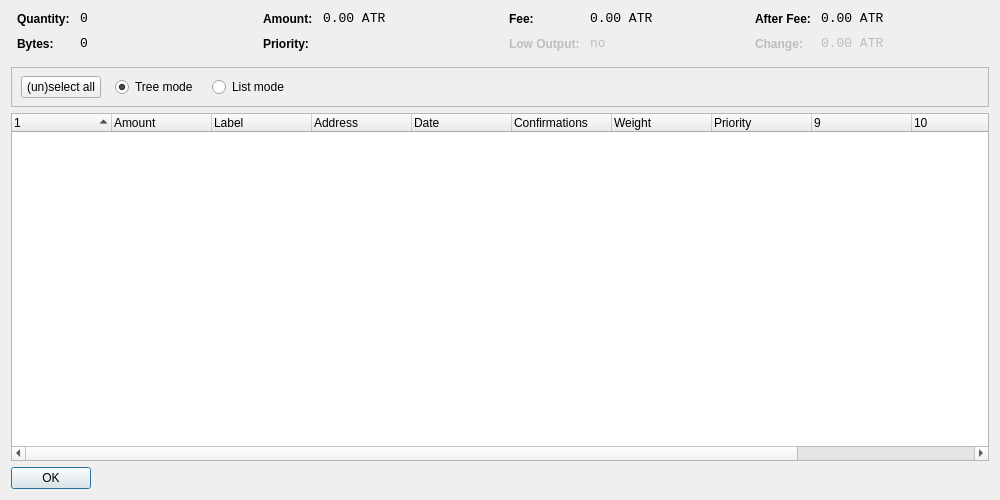
<?xml version="1.0" encoding="UTF-8"?>
<ui version="4.0">
 <class>CoinControlDialog</class>
 <widget class="QWidget" name="CoinControlDialog">
  <property name="geometry">
   <rect>
    <x>0</x>
    <y>0</y>
    <width>1000</width>
    <height>500</height>
   </rect>
  </property>
  <property name="windowTitle">
   <string>Coin Control</string>
  </property>
  <layout class="QVBoxLayout" name="verticalLayout">
   <item>
    <layout class="QHBoxLayout" name="horizontalLayoutTop" stretch="0,0,0,0">
     <property name="topMargin">
      <number>0</number>
     </property>
     <property name="bottomMargin">
      <number>10</number>
     </property>
     <item>
      <layout class="QFormLayout" name="formLayoutCoinControl1">
       <property name="horizontalSpacing">
        <number>10</number>
       </property>
       <property name="verticalSpacing">
        <number>10</number>
       </property>
       <property name="leftMargin">
        <number>6</number>
       </property>
       <property name="rightMargin">
        <number>6</number>
       </property>
       <item row="0" column="0">
        <widget class="QLabel" name="labelCoinControlQuantityText">
         <property name="styleSheet">
          <string notr="true">font-weight:bold;</string>
         </property>
         <property name="text">
          <string>Quantity:</string>
         </property>
        </widget>
       </item>
       <item row="0" column="1">
        <widget class="QLabel" name="labelCoinControlQuantity">
         <property name="font">
          <font>
           <family>Monospace</family>
           <pointsize>10</pointsize>
          </font>
         </property>
         <property name="cursor">
          <cursorShape>IBeamCursor</cursorShape>
         </property>
         <property name="contextMenuPolicy">
          <enum>Qt::ActionsContextMenu</enum>
         </property>
         <property name="text">
          <string notr="true">0</string>
         </property>
         <property name="textInteractionFlags">
          <set>Qt::LinksAccessibleByMouse|Qt::TextSelectableByKeyboard|Qt::TextSelectableByMouse</set>
         </property>
        </widget>
       </item>
       <item row="1" column="0">
        <widget class="QLabel" name="labelCoinControlBytesText">
         <property name="styleSheet">
          <string notr="true">font-weight:bold;</string>
         </property>
         <property name="text">
          <string>Bytes:</string>
         </property>
        </widget>
       </item>
       <item row="1" column="1">
        <widget class="QLabel" name="labelCoinControlBytes">
         <property name="font">
          <font>
           <family>Monospace</family>
           <pointsize>10</pointsize>
          </font>
         </property>
         <property name="cursor">
          <cursorShape>IBeamCursor</cursorShape>
         </property>
         <property name="contextMenuPolicy">
          <enum>Qt::ActionsContextMenu</enum>
         </property>
         <property name="text">
          <string notr="true">0</string>
         </property>
         <property name="textInteractionFlags">
          <set>Qt::LinksAccessibleByMouse|Qt::TextSelectableByKeyboard|Qt::TextSelectableByMouse</set>
         </property>
        </widget>
       </item>
      </layout>
     </item>
     <item>
      <layout class="QFormLayout" name="formLayoutCoinControl2">
       <property name="horizontalSpacing">
        <number>10</number>
       </property>
       <property name="verticalSpacing">
        <number>10</number>
       </property>
       <property name="leftMargin">
        <number>6</number>
       </property>
       <property name="rightMargin">
        <number>6</number>
       </property>
       <item row="0" column="0">
        <widget class="QLabel" name="labelCoinControlAmountText">
         <property name="styleSheet">
          <string notr="true">font-weight:bold;</string>
         </property>
         <property name="text">
          <string>Amount:</string>
         </property>
        </widget>
       </item>
       <item row="0" column="1">
        <widget class="QLabel" name="labelCoinControlAmount">
         <property name="font">
          <font>
           <family>Monospace</family>
           <pointsize>10</pointsize>
          </font>
         </property>
         <property name="cursor">
          <cursorShape>IBeamCursor</cursorShape>
         </property>
         <property name="contextMenuPolicy">
          <enum>Qt::ActionsContextMenu</enum>
         </property>
         <property name="text">
          <string notr="true">0.00 ATR</string>
         </property>
         <property name="textInteractionFlags">
          <set>Qt::LinksAccessibleByMouse|Qt::TextSelectableByKeyboard|Qt::TextSelectableByMouse</set>
         </property>
        </widget>
       </item>
       <item row="1" column="0">
        <widget class="QLabel" name="labelCoinControlPriorityText">
         <property name="styleSheet">
          <string notr="true">font-weight:bold;</string>
         </property>
         <property name="text">
          <string>Priority:</string>
         </property>
        </widget>
       </item>
       <item row="1" column="1">
        <widget class="QLabel" name="labelCoinControlPriority">
         <property name="font">
          <font>
           <family>Monospace</family>
           <pointsize>10</pointsize>
          </font>
         </property>
         <property name="cursor">
          <cursorShape>IBeamCursor</cursorShape>
         </property>
         <property name="contextMenuPolicy">
          <enum>Qt::ActionsContextMenu</enum>
         </property>
         <property name="text">
          <string/>
         </property>
         <property name="textInteractionFlags">
          <set>Qt::LinksAccessibleByMouse|Qt::TextSelectableByKeyboard|Qt::TextSelectableByMouse</set>
         </property>
        </widget>
       </item>
      </layout>
     </item>
     <item>
      <layout class="QFormLayout" name="formLayoutCoinControl3">
       <property name="horizontalSpacing">
        <number>10</number>
       </property>
       <property name="verticalSpacing">
        <number>10</number>
       </property>
       <property name="leftMargin">
        <number>6</number>
       </property>
       <property name="rightMargin">
        <number>6</number>
       </property>
       <item row="0" column="0">
        <widget class="QLabel" name="labelCoinControlFeeText">
         <property name="styleSheet">
          <string notr="true">font-weight:bold;</string>
         </property>
         <property name="text">
          <string>Fee:</string>
         </property>
        </widget>
       </item>
       <item row="0" column="1">
        <widget class="QLabel" name="labelCoinControlFee">
         <property name="font">
          <font>
           <family>Monospace</family>
           <pointsize>10</pointsize>
          </font>
         </property>
         <property name="cursor">
          <cursorShape>IBeamCursor</cursorShape>
         </property>
         <property name="contextMenuPolicy">
          <enum>Qt::ActionsContextMenu</enum>
         </property>
         <property name="text">
          <string notr="true">0.00 ATR</string>
         </property>
         <property name="textInteractionFlags">
          <set>Qt::LinksAccessibleByMouse|Qt::TextSelectableByKeyboard|Qt::TextSelectableByMouse</set>
         </property>
        </widget>
       </item>
       <item row="1" column="0">
        <widget class="QLabel" name="labelCoinControlLowOutputText">
         <property name="enabled">
          <bool>false</bool>
         </property>
         <property name="styleSheet">
          <string notr="true">font-weight:bold;</string>
         </property>
         <property name="text">
          <string>Low Output:</string>
         </property>
        </widget>
       </item>
       <item row="1" column="1">
        <widget class="QLabel" name="labelCoinControlLowOutput">
         <property name="enabled">
          <bool>false</bool>
         </property>
         <property name="font">
          <font>
           <family>Monospace</family>
           <pointsize>10</pointsize>
          </font>
         </property>
         <property name="cursor">
          <cursorShape>IBeamCursor</cursorShape>
         </property>
         <property name="contextMenuPolicy">
          <enum>Qt::ActionsContextMenu</enum>
         </property>
         <property name="text">
          <string>no</string>
         </property>
         <property name="textInteractionFlags">
          <set>Qt::LinksAccessibleByMouse|Qt::TextSelectableByKeyboard|Qt::TextSelectableByMouse</set>
         </property>
        </widget>
       </item>
      </layout>
     </item>
     <item>
      <layout class="QFormLayout" name="formLayoutCoinControl4">
       <property name="horizontalSpacing">
        <number>10</number>
       </property>
       <property name="verticalSpacing">
        <number>10</number>
       </property>
       <property name="leftMargin">
        <number>6</number>
       </property>
       <property name="rightMargin">
        <number>6</number>
       </property>
       <item row="0" column="0">
        <widget class="QLabel" name="labelCoinControlAfterFeeText">
         <property name="styleSheet">
          <string notr="true">font-weight:bold;</string>
         </property>
         <property name="text">
          <string>After Fee:</string>
         </property>
        </widget>
       </item>
       <item row="0" column="1">
        <widget class="QLabel" name="labelCoinControlAfterFee">
         <property name="font">
          <font>
           <family>Monospace</family>
           <pointsize>10</pointsize>
          </font>
         </property>
         <property name="cursor">
          <cursorShape>IBeamCursor</cursorShape>
         </property>
         <property name="contextMenuPolicy">
          <enum>Qt::ActionsContextMenu</enum>
         </property>
         <property name="text">
          <string notr="true">0.00 ATR</string>
         </property>
         <property name="textInteractionFlags">
          <set>Qt::LinksAccessibleByMouse|Qt::TextSelectableByKeyboard|Qt::TextSelectableByMouse</set>
         </property>
        </widget>
       </item>
       <item row="1" column="0">
        <widget class="QLabel" name="labelCoinControlChangeText">
         <property name="enabled">
          <bool>false</bool>
         </property>
         <property name="styleSheet">
          <string notr="true">font-weight:bold;</string>
         </property>
         <property name="text">
          <string>Change:</string>
         </property>
        </widget>
       </item>
       <item row="1" column="1">
        <widget class="QLabel" name="labelCoinControlChange">
         <property name="enabled">
          <bool>false</bool>
         </property>
         <property name="font">
          <font>
           <family>Monospace</family>
           <pointsize>10</pointsize>
          </font>
         </property>
         <property name="cursor">
          <cursorShape>IBeamCursor</cursorShape>
         </property>
         <property name="contextMenuPolicy">
          <enum>Qt::ActionsContextMenu</enum>
         </property>
         <property name="text">
          <string notr="true">0.00 ATR</string>
         </property>
         <property name="textInteractionFlags">
          <set>Qt::LinksAccessibleByMouse|Qt::TextSelectableByKeyboard|Qt::TextSelectableByMouse</set>
         </property>
        </widget>
       </item>
      </layout>
     </item>
    </layout>
   </item>
   <item>
    <widget class="QFrame" name="frame">
     <property name="minimumSize">
      <size>
       <width>0</width>
       <height>40</height>
      </size>
     </property>
     <property name="frameShape">
      <enum>QFrame::StyledPanel</enum>
     </property>
     <property name="frameShadow">
      <enum>QFrame::Sunken</enum>
     </property>
     <widget class="QWidget" name="horizontalLayoutWidget">
      <property name="geometry">
       <rect>
        <x>10</x>
        <y>0</y>
        <width>781</width>
        <height>41</height>
       </rect>
      </property>
      <layout class="QHBoxLayout" name="horizontalLayoutPanel" stretch="0,0,0,0">
       <property name="spacing">
        <number>14</number>
       </property>
       <item>
        <widget class="QPushButton" name="pushButtonSelectAll">
         <property name="sizePolicy">
          <sizepolicy hsizetype="Maximum" vsizetype="Fixed">
           <horstretch>0</horstretch>
           <verstretch>0</verstretch>
          </sizepolicy>
         </property>
         <property name="text">
          <string>(un)select all</string>
         </property>
        </widget>
       </item>
       <item>
        <widget class="QRadioButton" name="radioTreeMode">
         <property name="sizePolicy">
          <sizepolicy hsizetype="Maximum" vsizetype="Fixed">
           <horstretch>0</horstretch>
           <verstretch>0</verstretch>
          </sizepolicy>
         </property>
         <property name="text">
          <string>Tree mode</string>
         </property>
         <property name="checked">
          <bool>true</bool>
         </property>
        </widget>
       </item>
       <item>
        <widget class="QRadioButton" name="radioListMode">
         <property name="sizePolicy">
          <sizepolicy hsizetype="Maximum" vsizetype="Fixed">
           <horstretch>0</horstretch>
           <verstretch>0</verstretch>
          </sizepolicy>
         </property>
         <property name="text">
          <string>List mode</string>
         </property>
        </widget>
       </item>
       <item>
        <spacer name="horizontalSpacer">
         <property name="orientation">
          <enum>Qt::Horizontal</enum>
         </property>
         <property name="sizeHint" stdset="0">
          <size>
           <width>40</width>
           <height>20</height>
          </size>
         </property>
        </spacer>
       </item>
      </layout>
     </widget>
    </widget>
   </item>
   <item>
    <widget class="CoinControlTreeWidget" name="treeWidget">
     <property name="contextMenuPolicy">
      <enum>Qt::CustomContextMenu</enum>
     </property>
     <property name="sortingEnabled">
      <bool>false</bool>
     </property>
     <property name="columnCount">
      <number>12</number>
     </property>
     <attribute name="headerShowSortIndicator" stdset="0">
      <bool>true</bool>
     </attribute>
     <attribute name="headerStretchLastSection">
      <bool>false</bool>
     </attribute>
     <column>
      <property name="text">
       <string/>
      </property>
     </column>
     <column>
      <property name="text">
       <string>Amount</string>
      </property>
     </column>
     <column>
      <property name="text">
       <string>Label</string>
      </property>
     </column>
     <column>
      <property name="text">
       <string>Address</string>
      </property>
     </column>
     <column>
      <property name="text">
       <string>Date</string>
      </property>
     </column>
     <column>
      <property name="text">
       <string>Confirmations</string>
      </property>
      <property name="toolTip">
       <string>Confirmed</string>
      </property>
     </column>
     <column>
      <property name="text">
       <string>Weight</string>
      </property>
     </column>
     <column>
      <property name="text">
       <string>Priority</string>
      </property>
     </column>
     <column>
      <property name="text">
       <string/>
      </property>
     </column>
     <column>
      <property name="text">
       <string/>
      </property>
     </column>
     <column>
      <property name="text">
       <string/>
      </property>
     </column>
     <column>
      <property name="text">
       <string/>
      </property>
     </column>
    </widget>
   </item>
   <item>
    <widget class="QDialogButtonBox" name="buttonBox">
     <property name="sizePolicy">
      <sizepolicy hsizetype="Maximum" vsizetype="Fixed">
       <horstretch>0</horstretch>
       <verstretch>0</verstretch>
      </sizepolicy>
     </property>
     <property name="orientation">
      <enum>Qt::Horizontal</enum>
     </property>
     <property name="standardButtons">
      <set>QDialogButtonBox::Ok</set>
     </property>
    </widget>
   </item>
  </layout>
 </widget>
 <customwidgets>
  <customwidget>
   <class>CoinControlTreeWidget</class>
   <extends>QTreeWidget</extends>
   <header>coincontroltreewidget.h</header>
  </customwidget>
 </customwidgets>
 <resources/>
 <connections/>
</ui>
